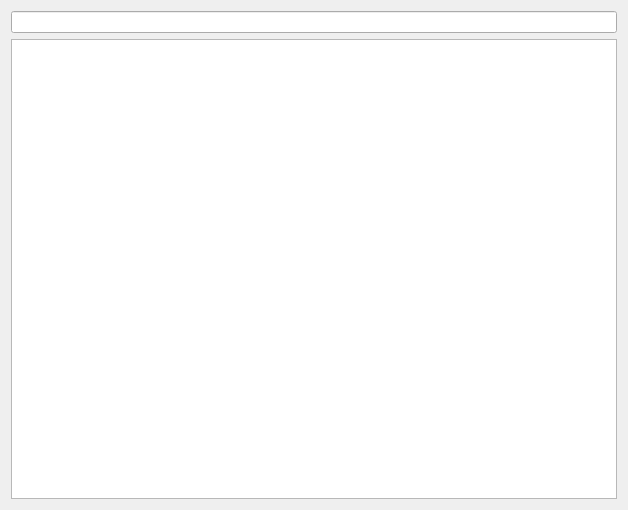
<?xml version="1.0" encoding="UTF-8"?>
<ui version="4.0">
 <class>NListDialog</class>
 <widget class="QDialog" name="NListDialog">
  <property name="geometry">
   <rect>
    <x>0</x>
    <y>0</y>
    <width>628</width>
    <height>510</height>
   </rect>
  </property>
  <property name="windowTitle">
   <string>Dialog</string>
  </property>
  <layout class="QVBoxLayout" name="verticalLayout">
   <item>
    <widget class="QLineEdit" name="lineEdit">
     <property name="placeholderText">
      <string/>
     </property>
    </widget>
   </item>
   <item>
    <widget class="QListWidget" name="listWidget">
     <property name="alternatingRowColors">
      <bool>true</bool>
     </property>
    </widget>
   </item>
  </layout>
 </widget>
 <resources/>
 <connections/>
</ui>
